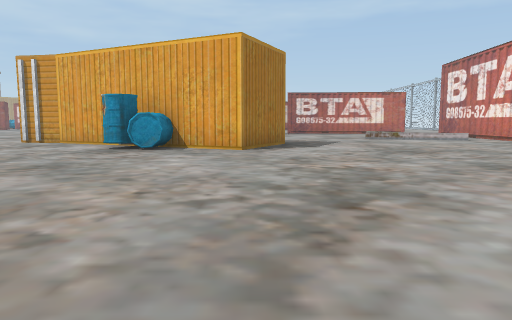
view 1 (above)

24 first-person views from a walk through a Unity game level. The camera is 1.4 m above the floor, tilts 6° down and sees 70° across. The floor is counted in squares, 2 m on a side. Each view is taken from the middle of a square. On the plan, view 1 faces up. The plan holds only what a view shows up to about 11 squares ahead; the rest is blank. The place goes on beyond the plan. Some animated figures are not drawn.

view 2
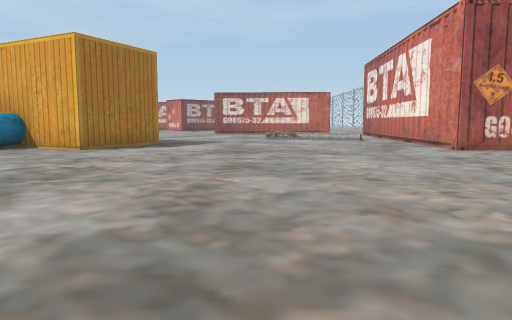

view 3
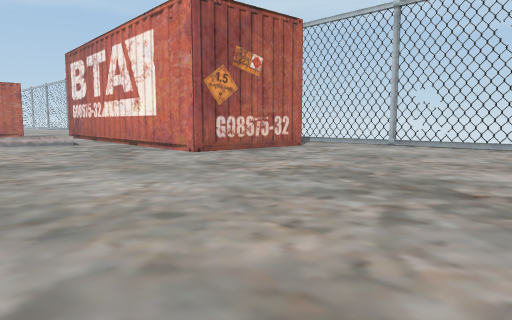

view 4
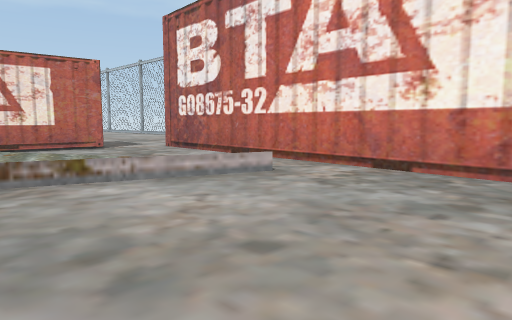

view 5
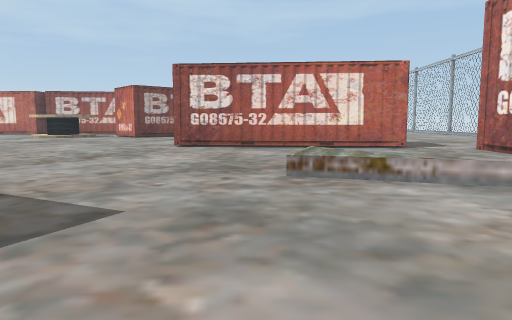

view 6
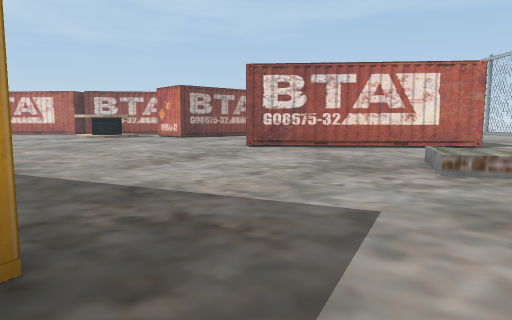

view 7
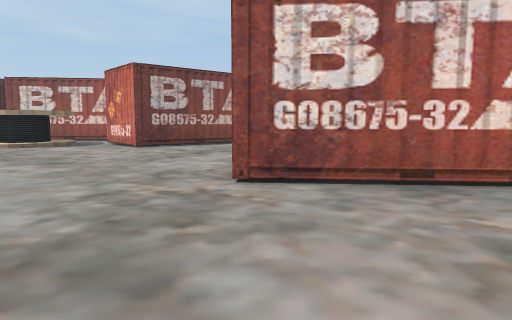

view 8
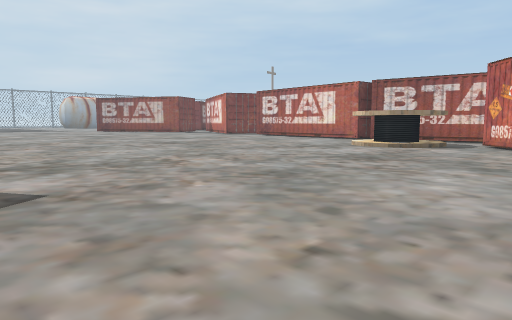

view 9
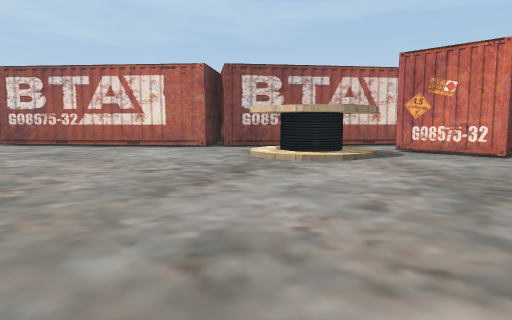

view 10
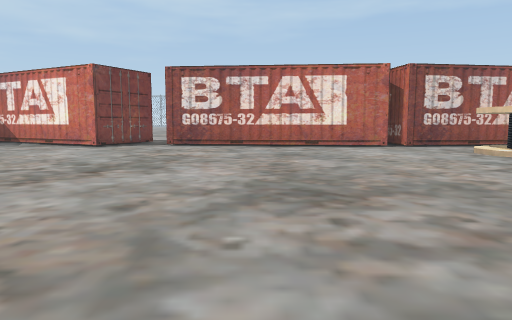

view 11
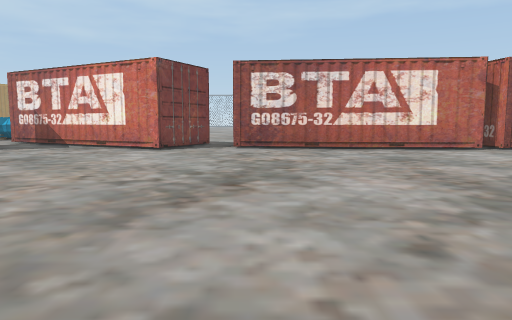

view 12
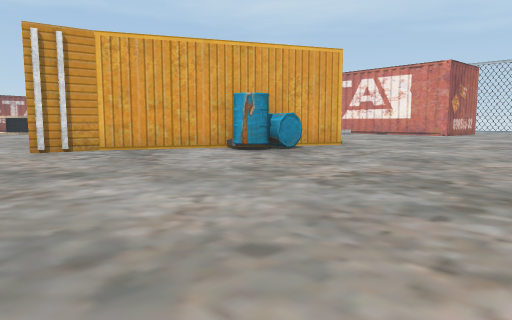

view 13
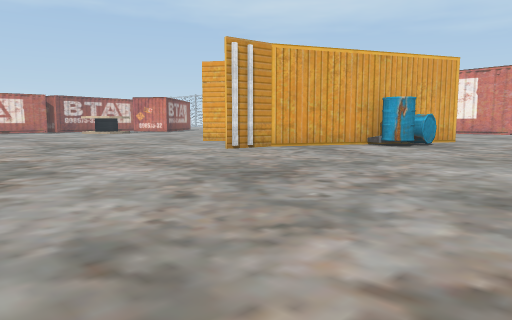

view 14
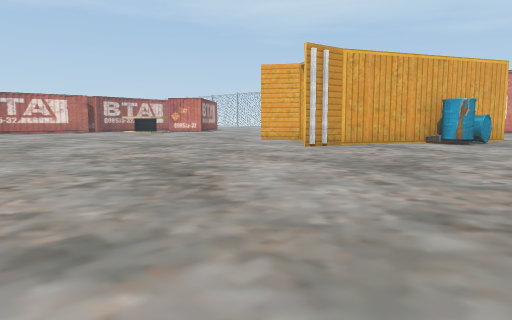

view 15
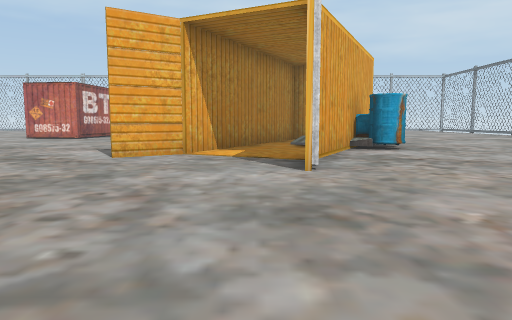

view 16
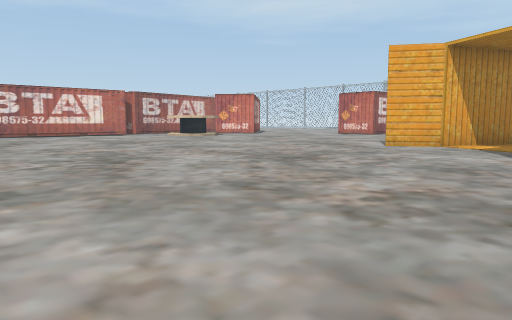

view 17
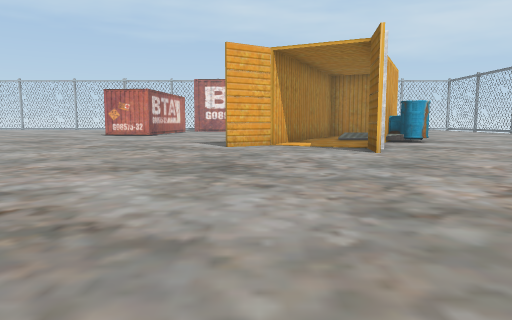

view 18
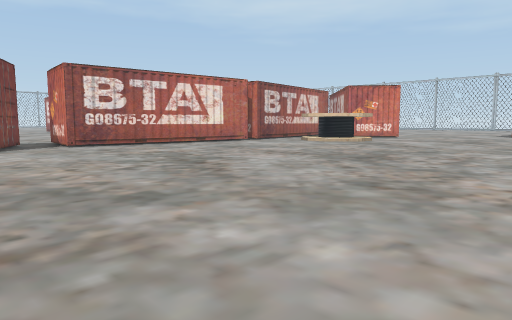

view 19
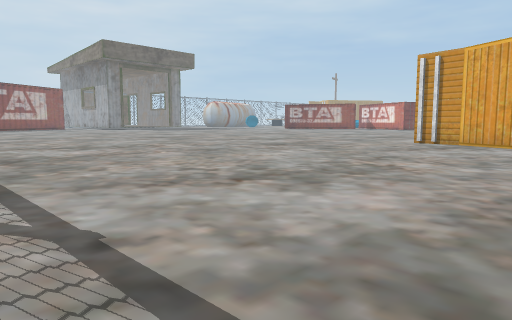

view 20
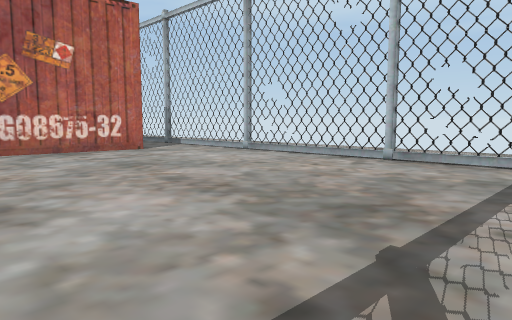

view 21
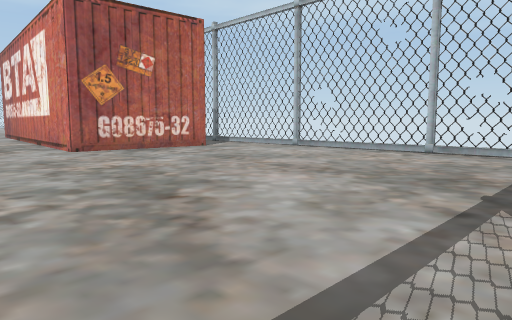

view 22
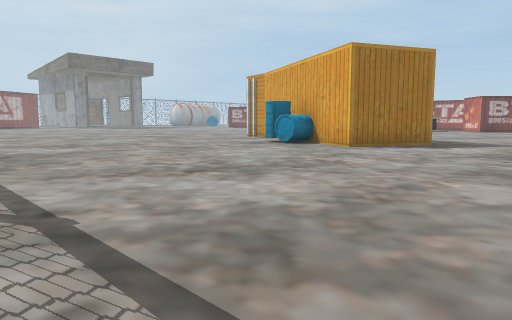

view 23
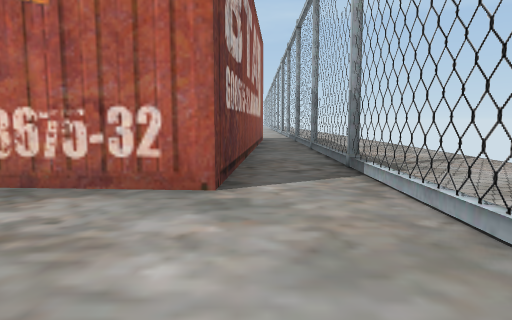

view 24
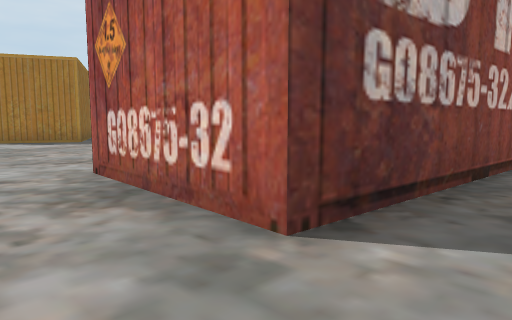

### Floor plan
Points are (right, up) in squares from view 1. A wall is a line through its corners. A room is listed if a view was taken in it or the views show most of it. See-through windows are left out.
Room 1 (views 1, 2, 3, 4, 5, 6, 7, 8, 9, 10, 11, 12, 13, 14, 15, 16, 17, 18, 19, 20, 21, 22, 23, 24)
walls: (-6.3, 11.9) (-7.9, 12.2); (-5.1, 14.6) (-6, 15.8); (-7.9, 12.3) (-6.4, 12.1); (-3.6, 9.1) (-4, 9.5) (-3.9, 10); (-2.3, 10) (-2.3, 9) (-3.8, 9.1); (-3.1, 9) (-3.1, 9.5); (0.9, 11.7) (-0.3, 9) (-6.5, 12); (-1.3, 25.9) (-2.7, 27.6); (-4.1, 26.8) (-4.3, 26.3) (-4.8, 26.1) (-5.3, 26.3) (-5.5, 26.8); (8, 19.6) (1.6, 20.2); (-5.6, 29.3) (-6.8, 29.1) (-7, 30.1); (-7.3, 30.1) (-7.4, 29.1) (-13.6, 29.6); (12.9, 13.6) (12.6, 8.7) (8.9, 8.9) (9.6, 19.3); (-15, 30) (-15.4, 29.1) (-17.5, 30.2)
low walls: (-3.8, 10) (-3.6, 10.5); (-3.1, 9.8) (-3.1, 10.3); (-3.5, 26.4) (-3.9, 25.9) (-4.4, 25.5) (-5.2, 25.5)
ways out: opening at (-5, 13) to room 2; opening at (-14, 30.5); opening at (-4, 28); opening at (0, 23.8); opening at (9, 20); opening at (14.5, 13.5)
Room 2 (no view inside)
walls: (-1.9, 12.9) (-5.3, 14.5)
ways out: opening at (-5, 13) to room 1

Where each view was taken, in squares from view 1:
view 1: 0 up, 0 right, facing up
view 2: 0 up, 4 right, facing up
view 3: 2 up, 4 right, facing up-right
view 4: 10 up, 4 right, facing up-right
view 5: 10 up, 4 right, facing up
view 6: 10 up, 2 right, facing up
view 7: 16 up, 2 right, facing up
view 8: 16 up, 0 right, facing up-left
view 9: 19 up, 6 left, facing up
view 10: 19 up, 11 left, facing up
view 11: 20 up, 13 left, facing up
view 12: 3 up, 10 left, facing up-right
view 13: 5 up, 14 left, facing up-right
view 14: 6 up, 16 left, facing up-right
view 15: 13 up, 13 left, facing right
view 16: 11 up, 16 left, facing up-right
view 17: 15 up, 16 left, facing right
view 18: 19 up, 17 left, facing up-right
view 19: 0 up, 3 left, facing up-left
view 20: 0 up, 8 right, facing up-right
view 21: 0 up, 6 right, facing up-right
view 22: 0 up, 5 right, facing up-left
view 23: 5 up, 13 right, facing up
view 24: 7 up, 14 right, facing up-left
